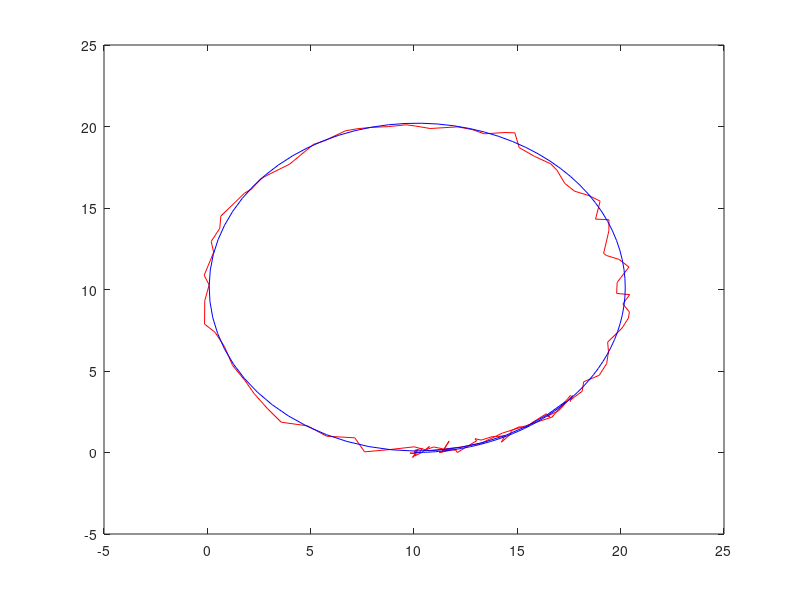

Reproduce this figure in MATLAB.


x=[10;0;0];

x_N=[0.1;0.1;0.1];
x_R=0.1;
T=100;
u=[0.1;0.1];
N=100;
z_out=[]
x_out=[]
x_real=[0;0;0]
x_real=x;
time=0:0.01:5;

V=2;  %define the variance of the initial esimate
 
x_P = []; % define the vector of particles

% make the randomly generated particles from the initial prior gaussian distribution
for t=1:120
    
    for i = 1:N
        x_P(i,1) = x(1) + sqrt(V) * randn;
        x_P(i,2) = x(2) + sqrt(V) * randn;
        x_P(i,3) = x(3) + sqrt(V) * randn;
    end
 %the actual output vector for measurement values.
     % time by time output of the particle filters estimate
    x_est = x;
     x_est_out = []; % the vector of particle filter estimates.

    F=[1,0,0; 0,1,0; 0,0,1];
    x_real=x_real+[u(1)*cos(x_real(3));u(1)*sin(x_real(3));u(2)]*time(t)

    u=[1; 0.1];

    

    z=x_real+[u(1)*cos(x_real(3));u(1)*sin(x_real(3));u(2)]*time(t)+sqrt(x_N)*randn;
    z_out(t,:)=[x_real(1),x_real(2),x_real(3)];
    x_out(t,:)=[x(1),x(2),x(3)];
%     x =;0.5*x + 25*x/(1 + x^2) + 8*cos(1.2*(t-1)) +  sqrt(x_N)*randn;
%     z = U + sqrt(x_R)*randn;

%     %Here, we do the particle filter
    for i = 1:N
%         %given the prior set of particle (i.e. randomly generated locations
%         %the quail might be), run each of these particles through the state
%         %update model to make a new set of transitioned particles.
        x_P_update(i,:) = x_P(i,:)'+[u(1)*cos(x_real(3));u(1)*sin(x_real(3));u(2)]*time(t);
%         %with these new updated particle locations, update the observations
%         %for each of these particles.
        z_update(i,:) = x_P_update(i,:)';
%         %Generate the weights for each of these particles.
%         %The weights are based upon the probability of the given
%         %observation for a particle, GIVEN the actual observation.
%         %That is, if we observe a location z, and we know our observation error is
%         %guassian w ith variance x_R, then the probability of seeing a given
%         %z centered at that actual measurement is (from the equation of a
%         %gaussian)
        P_w(i) = (1/sqrt(2*pi*x_R)) * exp(-((z - z_update(i,:)')'*(z - z_update(i,:)'))/(2));
        
    end
%     
%     % Normalize to form a probability distribution (i.e. sum to 1).
    P_w = P_w./sum(P_w);
%     
%     %% Resampling: From this new distribution, now we randomly sample from it to generate our new estimate particles
%     
%     %what this code specifically does is randomly, uniformally, sample from
%     %the cummulative distribution of the probability distribution
%     %generated by the weighted vector P_w.  If you sample randomly over
%     %this distribution, you will select values based upon there statistical
%     %probability, and thus, on average, pick values with the higher weights
%     %(i.e. high probability of being correct given the observation z).
%     %store this new value to the new estimate which will go back into the
%     %next iteration
    for i = 1 : N
        x_P(i,:) = x_P_update(find(rand <= cumsum(P_w),1),:);
    end
%     
%     %The final estimate is some metric of these final resampling, such as
%     %the mean value or variance
    x_est = mean(x_P);
   
% x_est_out(t,:)=x_est;
    x=[x_est(1);x_est(2);x_est(3)];
   
end
plot(x_out(:,1),x_out(:,2),'r')
hold on
plot(z_out(:,1),z_out(:,2),'b')
figure (1)
